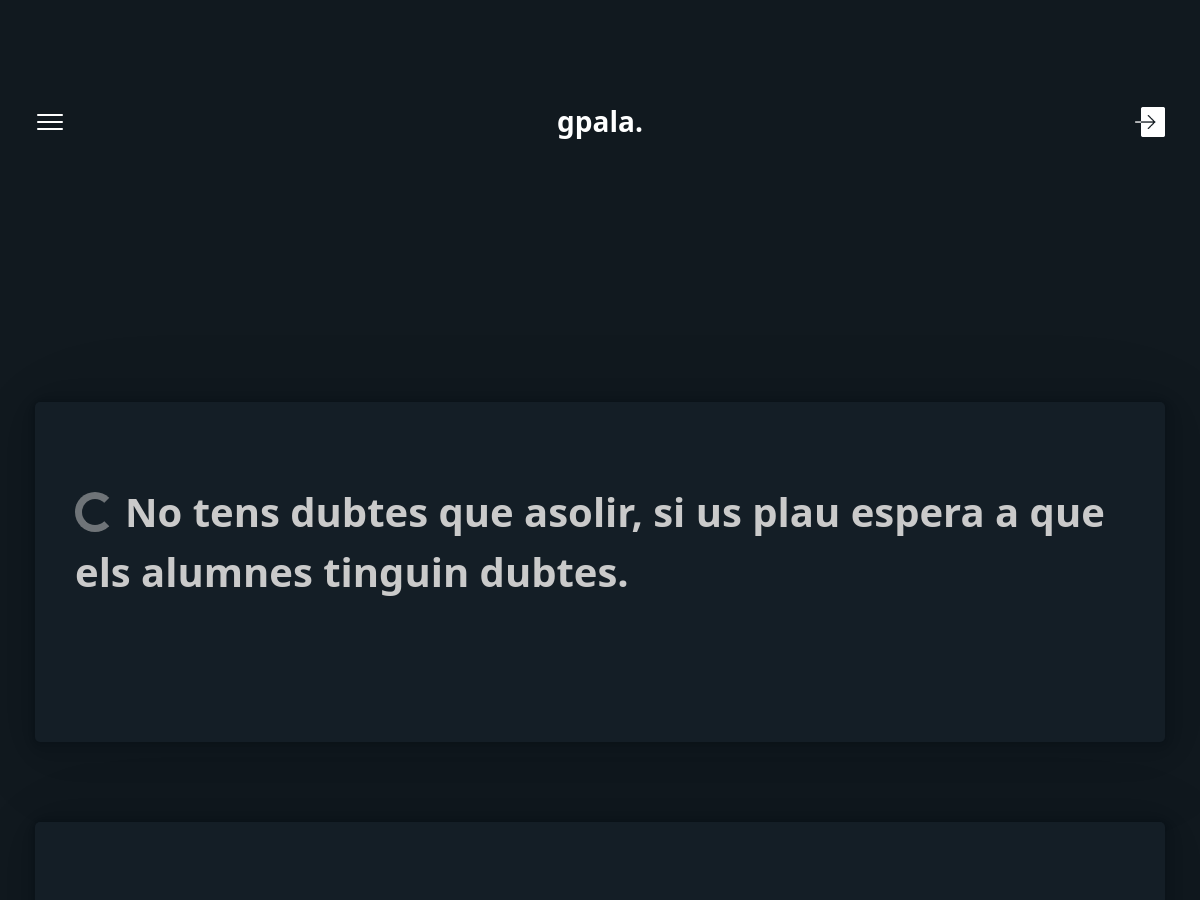
Before: /pages/admin/admin.php (signed in, upper part) with the older database file.
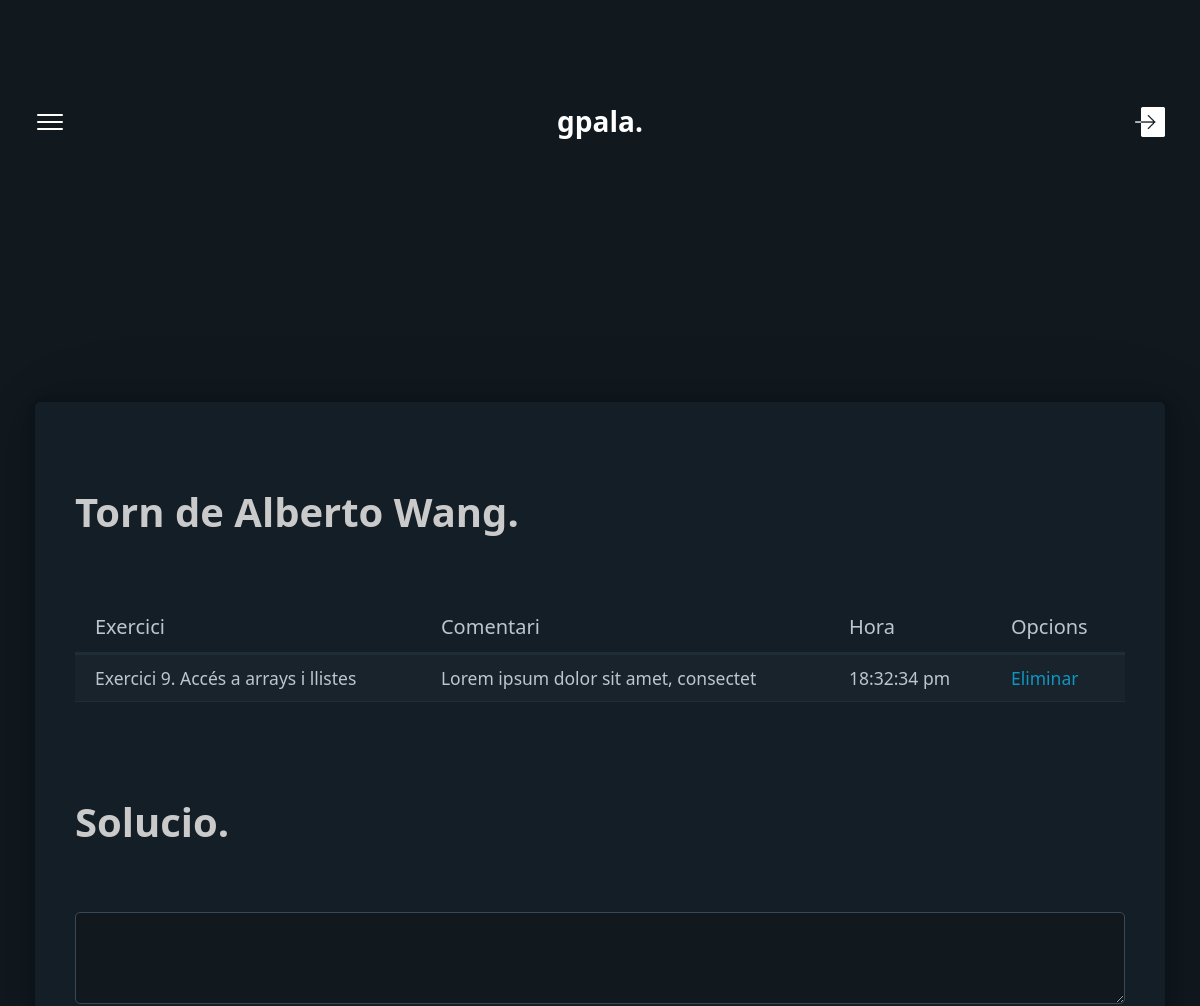
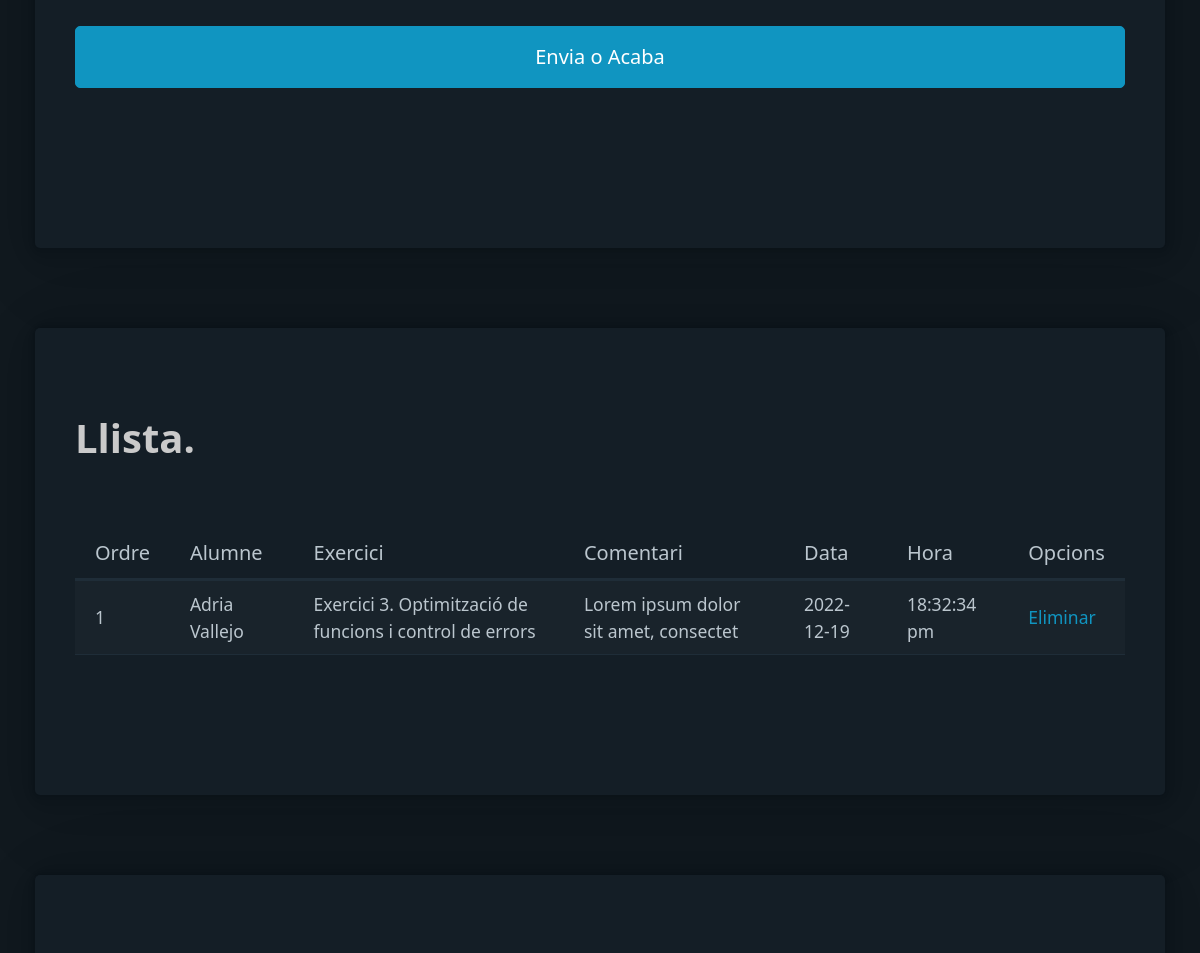
After: the same page with the newer database file (2 pictures, top to bottom).
### tables this page shows
CREATE TABLE usuarios (
    id_usuario INT PRIMARY KEY AUTO_INCREMENT,

    nom VARCHAR(50),
    
    cognom  VARCHAR(100),

    email VARCHAR(255),

    usuario VARCHAR(255),

    password VARCHAR(255),

    permis INTEGER,
    FOREIGN KEY (permis) REFERENCES permis(id_permis)

);

CREATE TABLE exercicis (
    id_exercici INT PRIMARY KEY AUTO_INCREMENT,

    modul_FK INTEGER,
    FOREIGN KEY (modul_FK) REFERENCES moduls (id_modul),

    exercici VARCHAR(255)
);

CREATE TABLE consultes (
    id_consulta INT PRIMARY KEY AUTO_INCREMENT,
    
    usuario_consulta_FK INT,
    FOREIGN KEY (usuario_consulta_FK) REFERENCES usuarios(id_usuario),

    exercici_FK INT,
    FOREIGN KEY (exercici_FK) REFERENCES exercicis(id_exercici),

    profesor_FK INT,
    FOREIGN KEY (profesor_FK) REFERENCES usuarios(id_usuario),

    comentari LONGTEXT,

    hora VARCHAR(100),

    date DATE,

    resposta LONGTEXT,

    acabada BOOLEAN
);

### pages/admin/admin.php (the view, shortened to what this page needs)
<!DOCTYPE html>
<html lang="en" data-theme="dark">
<head>
    <link rel="stylesheet" href="../../css/pico.min.css">
    <link rel="stylesheet" href="../../css/style.css">
</head>
<body class="container"></body>
    <?php
        $con = mysqli_connect("localhost","rduart","u8EnMnxo#","rduart") or exit(mysqli_connect_error());
        $sql = "SELECT * FROM usuarios WHERE usuario = '".$_SESSION["usuario"]."'";
        $usuarios = mysqli_query($con,$sql) or exit(mysqli_error($con));
        $usuario = mysqli_fetch_array($usuarios);
        $sql = "SELECT * FROM consultes WHERE acabada='0' AND profesor_FK = ".$usuario["id_usuario"];
        $consultes = mysqli_query($con,$sql) or exit(mysqli_error($con));
    ?>
    <header>
        <nav>
            <ul>
                <li><a class="secondary pointer" onclick="mostrar()"><img src="../../img/menu_icon.png" alt="" width="30px"></a></li>
            </ul>
            <ul>
                <li><strong class="title"><?php echo $_SESSION["usuario"] ?>.</strong></li>
            </ul>
            <ul>
                <li class="pointer"><a href="../../php/logout.php"><img src="../../img/login_icon.png" alt="" width="30px"></a></li>
            </ul>
        </nav>
    </header>
    <main>
        <?php
        $sql = "SELECT * FROM consultes WHERE acabada='0' AND profesor_FK = ".$usuario["id_usuario"];
        $consultes_no = mysqli_query($con,$sql) or exit(mysqli_error($con));
        $vacio = mysqli_fetch_array($consultes_no);
        ?>
        <?php if(empty($vacio["id_consulta"])){?>
            <article>
                <h1 aria-busy="true">No tens dubtes que asolir, si us plau espera a que els alumnes tinguin dubtes.</h1>
            </article>
        <?php } else { ?>
            <article id="1">
                <?php
                $sql = "SELECT * FROM consultes WHERE acabada = '0' AND profesor_FK = ".$usuario["id_usuario"]." LIMIT 1";
                $torns = mysqli_query($con,$sql) or exit(mysqli_error($con));
                $torn = mysqli_fetch_array($torns);
                ?>
                <h1>Torn de <?php
                                    $sql = "SELECT * FROM usuarios WHERE id_usuario = ".$torn["usuario_consulta_FK"];
                                    $tornsAl = mysqli_query($con,$sql) or exit(mysqli_error($con));
                                    $tornAl = mysqli_fetch_array($tornsAl);
                                    echo $tornAl["nom"]." ".$tornAl["cognom"];
                                    ?>.</h1>
                <figure>
                    <table role="grid">
                        <thead>
                            <tr>
                                <th>Exercici</th>
                                <th>Comentari</th>
                                <th>Hora</th>
                                <th>Opcions</th>
                            </tr>
                        </thead>
                        <tbody>
                            <tr>
                                <td>
                                    <?php
                                    $sql = "SELECT * FROM exercicis WHERE id_exercici = ".$torn["exercici_FK"];
                                    $tornsEx = mysqli_query($con,$sql) or exit(mysqli_error($con));
                                    $tornEx = mysqli_fetch_array($tornsEx);
                                    echo $tornEx["exercici"];
                                    ?>
                                </td>
                                <td>
                                    <?php echo $torn["comentari"] ?>
                                </td>
                                <td>
                                    <?php echo $torn["hora"] ?>
                                </td>
                                <td>
                                    <a href="admin_insert.php?id_consulta=<?php echo $torn['id_consulta']?>">Eliminar</a>
                                </td>
                            </tr>
                        </tbody>
                    </table>
                </figure>
                <h1>Solucio.</h1>
                <figure>
                    <form action="admin_insert.php?id_consulta=<?php echo $torn['id_consulta']?>" method="POST">
                        <textarea id="solucio" name="solucio"></textarea>
                        <input type="submit" value="Envia o Acaba">
                    </form>
                </figure>
            </article>
            <article id="2">
                <h1>Llista.</h1>
                <figure>
                    <table role="grid">
                        <thead>
                            <tr>
                                <th>Ordre</th>
                                <th>Alumne</th>
                                <th>Exercici</th>
                                <th>Comentari</th>
                                <th>Data</th>
                                <th>Hora</th>
                                <th>Opcions</th>
                            </tr>
                        </thead>
                        <tbody>
                            <?php $i = 0; while($consulte = mysqli_fetch_array($consultes)) { $i++; ?>
                            <tr>
                                <td>
                                    <?php echo $i; ?>
                                </td>
                                <td>
                                    <?php
                                    $sql = "SELECT * FROM usuarios WHERE id_usuario =".$consulte["usuario_consulta_FK"];
                                    $alumnes = mysqli_query($con,$sql) or exit(mysqli_error($con));
                                    $alumne = mysqli_fetch_array($alumnes);
                                    echo $alumne["nom"]." ".$alumne["cognom"];
                                    ?>
                                </td>
                                <td>
                                    <?php
                                    $sql = "SELECT * FROM exercicis WHERE id_exercici =".$consulte["exercici_FK"];
                                    $exercicis = mysqli_query($con,$sql) or exit(mysqli_error($con));
                                    $exercici = mysqli_fetch_array($exercicis);
                                    echo $exercici["exercici"];
                                    ?>
                                </td>
                                <td>
                                    <?php echo $consulte["comentari"] ?>
                                </td>
                                <td>
                                    <?php echo $consulte["date"] ?>
                                </td>
                                <td>
                                    <?php echo $consulte["hora"] ?>
                                </td>
                                <td>
                                <a href="admin_delete.php?id_consulta=<?php echo $consulte['id_consulta']?>">Eliminar</a>
                                </td>
                            </tr>
                            <?php } ?>
                        </tbody>
                    </table>
                </figure>
            </article>
        <?php } ?>
        <?php
        $sql = "SELECT * FROM moduls WHERE profesor = ".$usuario["id_usuario"];
        $moduls = mysqli_query($con,$sql) or exit(mysqli_error($con));
        while($modul = mysqli_fetch_array($moduls)){
        ?>
        <article id="3">
        </article>
        <?php } ?>
    </main>
</body>
</html>

### css/style.css (style rules this page uses)
html { scroll-behavior: smooth; }
h1 { color: rgb(202, 202, 202); }
.title { font-size: 28px; font-weight: bold; color: white; }
.pointer { cursor: pointer; }

Changed rows visible on the page:
now on this page (row unchanged): usuarios: nom "Alberto", cognom "Wang"
now on this page (row unchanged): exercicis: exercici "Exercici 9. Accés a arrays i llistes"
now on this page (row edited): consultes: comentari "Lorem ipsum dolor sit amet, consectet", hora "18:32:34 pm"
now on this page (row edited): consultes: usuario_consulta_FK.nom "Adria", usuario_consulta_FK.cognom "Vallejo", exercici_FK.exercici "Exercici 3. Optimització de funcions i control de errors", comentari "Lorem ipsum dolor sit amet, consectet", date "2022-12-19", hora "18:32:34 pm"
Other visible differences:
form field value: (not shown) → "Envia o Acaba"
text no longer shown: "No tens dubtes que asolir, si us plau espera a que els alumnes tinguin dubtes."
text now shown: "Torn de . Exercici Comentari Hora Opcions Eliminar Solucio. Llista. Ordre Alumne Exercici Comentari Data Hora Opcions"
